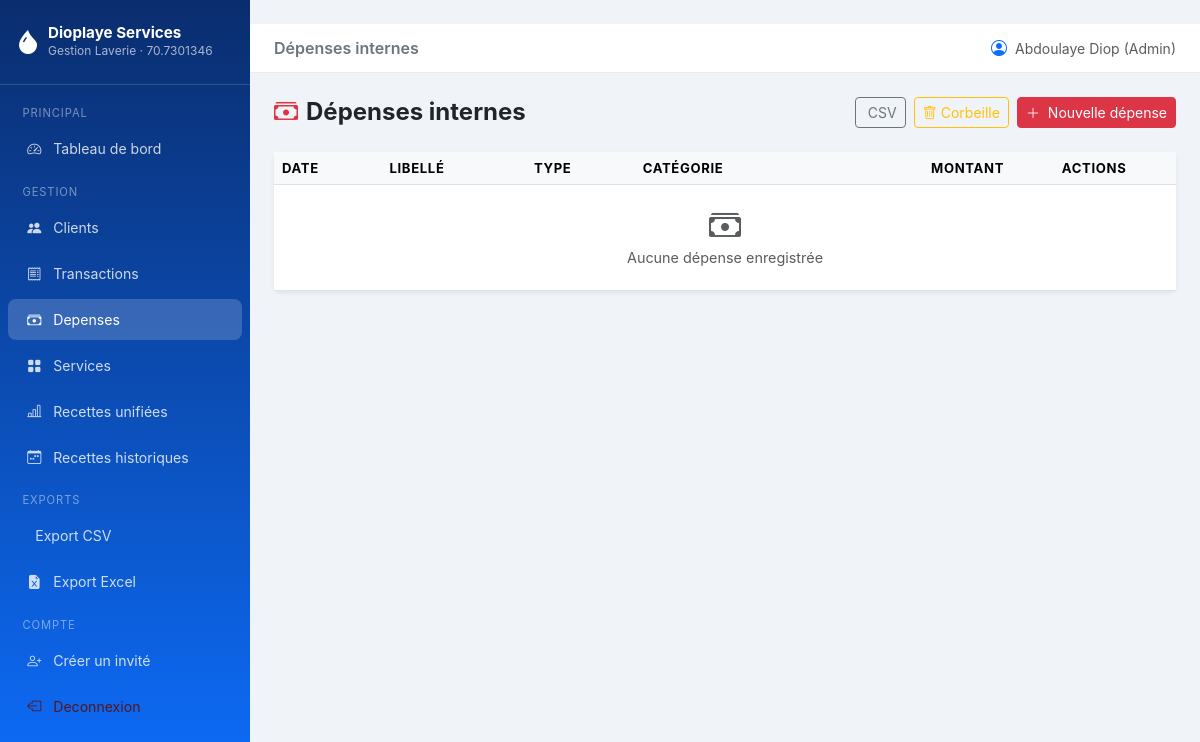
Page /depenses/ (signed in) on the earlier database version.
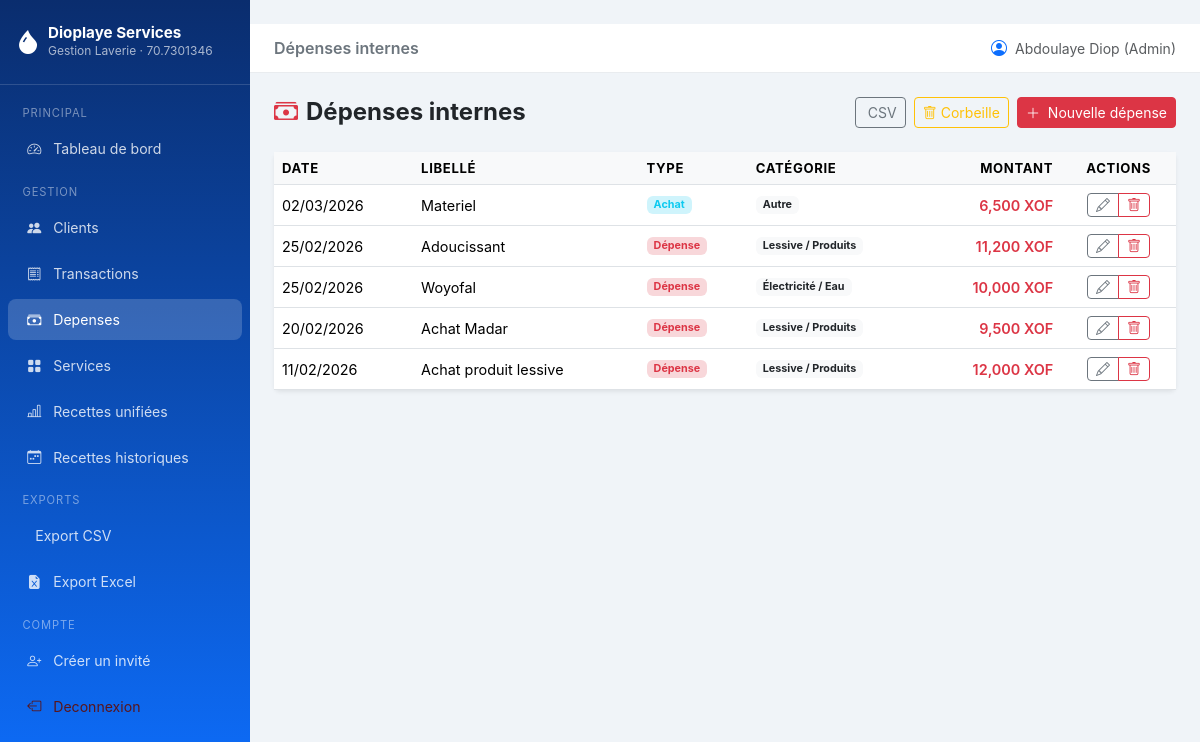
Same page on the later database version.
### models.py (models this page shows, shortened)
class DepenseInterne(db.Model):
    __tablename__ = "depenses_internes"
    TYPE_CHOICES = ["depense", "achat"]
    id = db.Column(db.Integer, primary_key=True)
    libelle = db.Column(db.String(200), nullable=False)
    montant = db.Column(db.Float, nullable=False)
    type_depense = db.Column(db.String(20), nullable=False, default="depense")
    categorie = db.Column(db.String(100), nullable=True)
    date_depense = db.Column(db.Date, default=date.today)
    notes = db.Column(db.String(300), nullable=True)
    created_at = db.Column(db.DateTime, default=datetime.utcnow)
    created_by_id = db.Column(db.Integer, db.ForeignKey("users.id"), nullable=True)
    deleted_at = db.Column(db.DateTime, nullable=True)
    created_by = db.relationship("User", foreign_keys=[created_by_id])

### routes/depenses.py (the view)
@depenses_bp.route("/")
@login_required
def index():
    page = request.args.get("page", 1, type=int)
    pagination = (
        DepenseInterne.query
        .filter(DepenseInterne.deleted_at == None)  # noqa: E711
        .order_by(DepenseInterne.date_depense.desc())
        .paginate(page=page, per_page=Config.ITEMS_PER_PAGE, error_out=False)
    )
    return render_template("transactions/depenses.html",
                           depenses=pagination.items,
                           pagination=pagination)

### models.py (called while the page is built)
    @property
    def is_admin(self) -> bool:
        return (self.role or "").lower() == "admin"

### templates/transactions/depenses.html (shortened to what this page needs)
{% extends "base.html" %}
{% block page_title %}Dépenses internes{% endblock %}
{% block content %}
<div class="d-flex justify-content-between align-items-center mb-4">
  <h4 class="fw-bold mb-0"><i class="bi bi-cash-stack text-danger me-2"></i>Dépenses internes</h4>
  <div class="d-flex gap-2">
    <a href="{{ url_for('exports.depenses_csv') }}" class="btn btn-outline-secondary btn-sm">
      CSV
    </a>
    {% if current_user.is_admin %}
    <a href="{{ url_for('depenses.corbeille') }}" class="btn btn-outline-warning btn-sm">
      <i class="bi bi-trash me-1"></i>Corbeille
    </a>
    {% endif %}
    <a href="{{ url_for('depenses.create') }}" class="btn btn-danger btn-sm">
      <i class="bi bi-plus-lg me-1"></i> Nouvelle dépense
    </a>
  </div>
</div>
<div class="card border-0 shadow-sm">
  <div class="card-body p-0">
    <div class="table-responsive">
      <table class="table table-hover mb-0">
        <thead>
          <tr>
            <th>Date</th>
            <th>Libellé</th>
            <th>Type</th>
            <th>Catégorie</th>
            <th class="text-end">Montant</th>
            <th class="text-center">Actions</th>
          </tr>
        </thead>
        <tbody>
          {% for d in depenses %}
          <tr>
            <td>{{ d.date_depense.strftime("%d/%m/%Y") }}</td>
            <td>{{ d.libelle }}</td>
            <td>
              {% if d.type_depense == 'achat' %}
              <span class="badge bg-info-subtle text-info">Achat</span>
              {% else %}
              <span class="badge bg-danger-subtle text-danger">Dépense</span>
              {% endif %}
            </td>
            <td><span class="badge bg-light text-dark">{{ d.categorie or "—" }}</span></td>
            <td class="text-end fw-semibold text-danger">{{ "{:,.0f}".format(d.montant) }} XOF</td>
            <td class="text-center">
              <div class="btn-group btn-group-sm">
                <a href="{{ url_for('depenses.edit', dep_id=d.id) }}"
                   class="btn btn-outline-secondary"><i class="bi bi-pencil"></i></a>
                <button class="btn btn-outline-danger js-delete-depense"
                        data-dep-id="{{ d.id }}"
                        data-dep-nom="{{ d.libelle|e }}">
                  <i class="bi bi-trash"></i>
                </button>
              </div>
            </td>
          </tr>
          {% else %}
          <tr>
            <td colspan="6" class="text-center text-muted py-4">
              <i class="bi bi-cash-stack fs-2 d-block mb-2"></i>Aucune dépense enregistrée
            </td>
          </tr>
          {% endfor %}
        </tbody>
      </table>
    </div>
  </div>
</div>
{% endblock %}

Differences in the rows shown:
added DepenseInterne: date_depense "02/03/2026", libelle "Materiel", type_depense "Achat", categorie "Autre", montant "6,500"
added DepenseInterne: date_depense "25/02/2026", libelle "Adoucissant", type_depense "Dépense", categorie "Lessive / Produits", montant "11,200"
added DepenseInterne: date_depense "25/02/2026", libelle "Woyofal", type_depense "Dépense", categorie "Électricité / Eau", montant "10,000"
added DepenseInterne: date_depense "20/02/2026", libelle "Achat Madar", type_depense "Dépense", categorie "Lessive / Produits", montant "9,500"
added DepenseInterne: date_depense "11/02/2026", libelle "Achat produit lessive", type_depense "Dépense", categorie "Lessive / Produits", montant "12,000"
Other differences:
text no longer shown: "Aucune dépense enregistrée"
